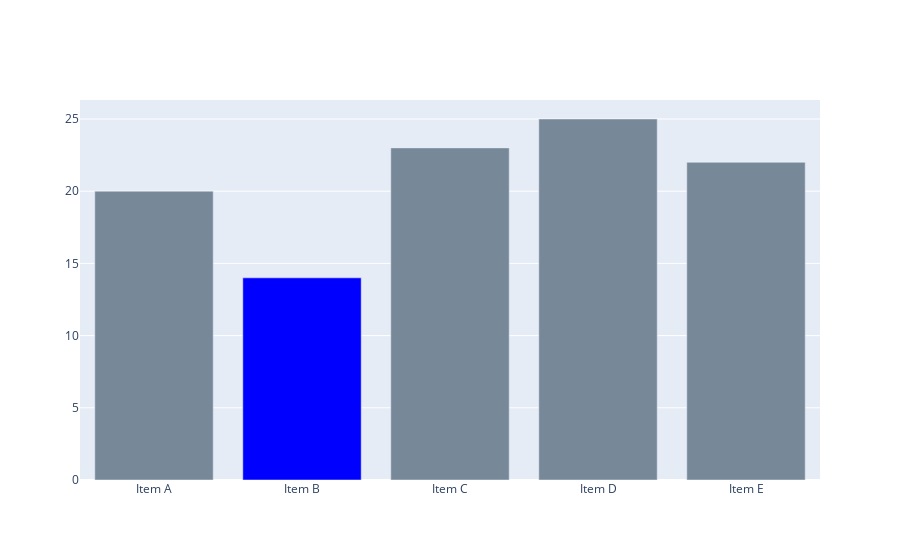

Here is the notebook cell this chart was saved with:
### Code cell
colors = ["lightslategray"] * 5
colors[1] = 'blue'

fig = go.Figure(data = [go.Bar(
    x = ['Item A', 'Item B', 'Item C',
    'Item D', 'Item E'],
    y = [20, 14, 23, 25, 22],
    marker_color = colors
)])

fig.show()

### Figure 1 — Plotly figure (JSON) as saved in the notebook; plotly's stock layout.template omitted (floating-point values rounded to 4 significant figures)
{"data": [{"marker": {"color": ["lightslategray", "blue", "lightslategray", "lightslategray", "lightslategray"]}, "type": "bar", "x": ["Item A", "Item B", "Item C", "Item D", "Item E"], "y": [20, 14, 23, 25, 22]}], "layout": {}}
